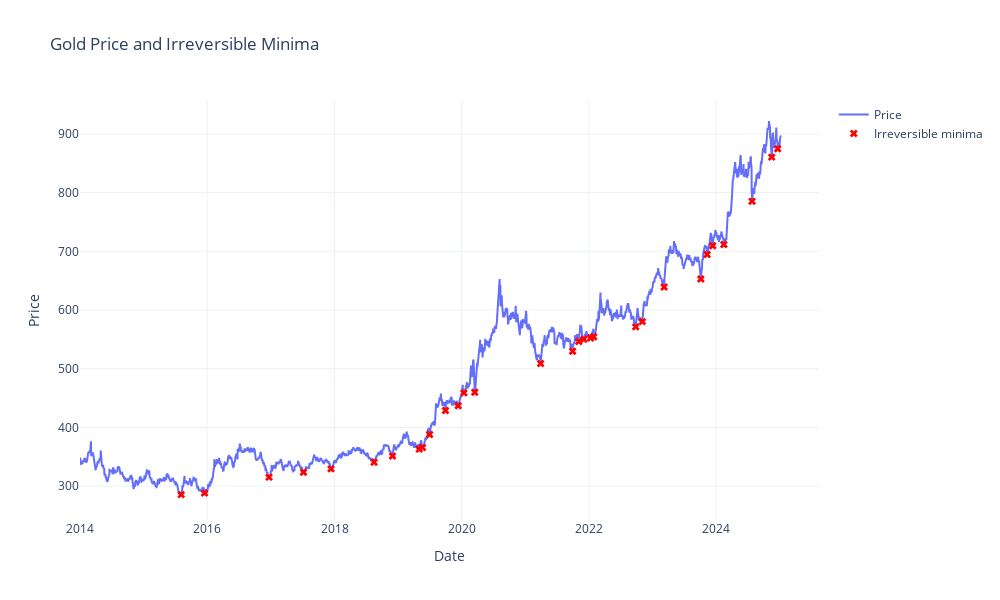

Notebook source saved alongside this figure:
### Markdown cell above
Ahora analizaremos un poco más a fondo los mínimos locales en el precio. Para ello utilizamos la función `find_peaks` de `scipy.signal` para encontrar los mínimos locales. Luego verificamos si estos mínimos son "irreversibles", es decir, si todos los precios posteriores son mayores o iguales al mínimo encontrado.

### Code cell
# --- Prepare data --------------------
gold = gold_dataset.copy()
gold = gold.sort_index().dropna(subset=['Price'])
prices = gold['Price'].values

# --- Local minima --------------------------
minima_indices, props = find_peaks(-prices, prominence=10)

# --- Irreversible minima ---
running_future_min = np.minimum.accumulate(prices[::-1])[::-1]
irreversible_mask = (prices == running_future_min) & np.isin(np.arange(len(prices)), minima_indices)
irreversible_indices = np.where(irreversible_mask)[0]
irreversible_prices = gold.iloc[irreversible_indices]

print("Total local minima:", len(minima_indices))
print("Total irreversible minima:", len(irreversible_indices))

# --- Plot ------------------------------------
fig = go.Figure()
fig.add_trace(go.Scatter(x=gold.index, y=prices, mode='lines', name='Price'))

fig.add_trace(go.Scatter(
    x=irreversible_prices.index,
    y=irreversible_prices['Price'],
    mode='markers', name='Irreversible minima',
    marker=dict(color='red', size=7, symbol='x')
))
fig.update_layout(
    title='Gold Price and Irreversible Minima',
    xaxis_title='Date', yaxis_title='Price',
    template='plotly_white', height=600, width=1000
)
fig.show()

### Figure 1 — Plotly figure (JSON) as saved in the notebook; plotly's stock layout.template omitted (floating-point values rounded to 4 significant figures; data arrays with more than 128 entries replaced by an {"elided": "..."} marker saying what was removed)
{"data": [{"mode": "lines", "name": "Price", "type": "scatter", "x": {"elided": "2874 str values"}, "y": {"elided": "2874 float values"}}, {"marker": {"color": "red", "size": 7, "symbol": "x"}, "mode": "markers", "name": "Irreversible minima", "type": "scatter", "x": ["2015-08-05T00:00:00.000000000", "2015-12-17T00:00:00.000000000", "2016-12-21T00:00:00.000000000", "2017-07-07T00:00:00.000000000", "2017-12-12T00:00:00.000000000", "2018-08-16T00:00:00.000000000", "2018-11-30T00:00:00.000000000", "2019-05-02T00:00:00.000000000", "2019-05-21T00:00:00.000000000", "2019-07-01T00:00:00.000000000", "2019-09-30T00:00:00.000000000", "2019-12-12T00:00:00.000000000", "2020-01-14T00:00:00.000000000", "2020-03-16T00:00:00.000000000", "2021-03-29T00:00:00.000000000", "2021-09-29T00:00:00.000000000", "2021-11-03T00:00:00.000000000", "2021-12-02T00:00:00.000000000", "2022-01-10T00:00:00.000000000", "2022-01-28T00:00:00.000000000", "2022-09-26T00:00:00.000000000", "2022-11-03T00:00:00.000000000", "2023-03-08T00:00:00.000000000", "2023-10-05T00:00:00.000000000", "2023-11-10T00:00:00.000000000", "2023-12-12T00:00:00.000000000", "2024-02-14T00:00:00.000000000", "2024-07-25T00:00:00.000000000", "2024-11-15T00:00:00.000000000", "2024-12-19T00:00:00.000000000"], "y": [285.5, 288.1, 315.3, 323.6, 329.4, 340.6, 351.2, 363.0, 365.8, 387.9, 429.0, 436.9, 458.9, 460.1, 509.0, 529.9, 546.3, 550.3, 552.2, 554.4, 571.3, 580.2, 639.3, 652.8, 694.5, 709.5, 711.6, 785.1, 860.5, 874.7]}], "layout": {"height": 600, "title": {"text": "Gold Price and Irreversible Minima"}, "width": 1000, "xaxis": {"title": {"text": "Date"}}, "yaxis": {"title": {"text": "Price"}}}}
